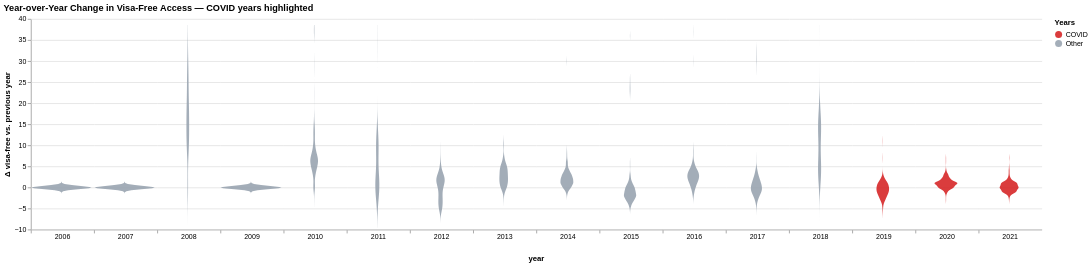

Source (Vega-Lite JSON):
### Vega-Lite specification from a JSON file in a GitHub repository (floating-point values rounded to 4 significant figures; data arrays with more than 128 entries replaced by an {"elided": "..."} marker saying what was removed)
{"config": {"view": {"continuousWidth": 300, "continuousHeight": 300, "stroke": null}}, "data": {"name": "data-a6b76b8e49c04cd98ade9526e6713a7d"}, "mark": {"type": "area", "opacity": 0.9, "orient": "horizontal"}, "encoding": {"color": {"field": "period", "legend": {"title": "Years"}, "scale": {"domain": ["COVID", "Other"], "range": ["#d62728", "#9aa5b1"]}, "type": "nominal"}, "column": {"field": "year", "header": {"titleOrient": "bottom", "labelOrient": "bottom", "labelPadding": 0}, "spacing": 0, "type": "ordinal"}, "x": {"axis": {"labels": false, "values": [0], "grid": false, "ticks": true}, "field": "density", "impute": null, "stack": "center", "title": null, "type": "quantitative"}, "y": {"field": "updated_diff", "title": "Δ visa-free vs. previous year", "type": "quantitative"}}, "title": "Year-over-Year Change in Visa-Free Access — COVID years highlighted", "transform": [{"density": "updated_diff", "extent": [-9.55, 38.55], "groupby": ["year", "period"], "as": ["updated_diff", "density"]}], "width": 90, "$schema": "https://vega.github.io/schema/vega-lite/v5.20.1.json", "datasets": {"data-a6b76b8e49c04cd98ade9526e6713a7d": {"elided": "3126 records"}}}
